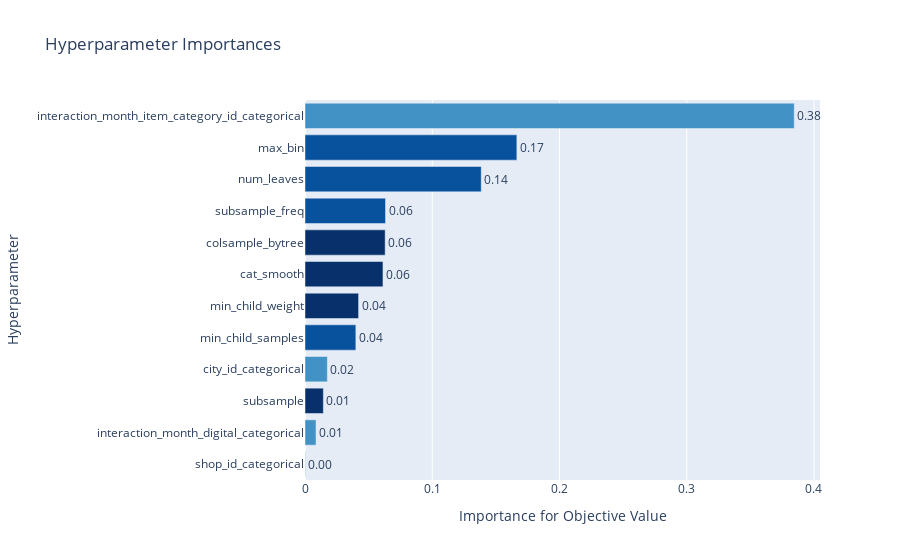

The cell this chart's notebook holds for it:
### Code cell
from optuna import importance
import optuna.visualization as oviz

# importance.get_param_importances(study, evaluator=importance.FanovaImportanceEvaluator())
# importance.get_param_importances(study, evaluator=importance.MeanDecreaseImpurityImportanceEvaluator())
# oviz.plot_param_importances(study, evaluator=importance.MeanDecreaseImpurityImportanceEvaluator())
oviz.plot_param_importances(study, evaluator=importance.FanovaImportanceEvaluator())

### Figure 1 — Plotly figure (JSON) as saved in the notebook; plotly's stock layout.template omitted (floating-point values rounded to 4 significant figures)
{"data": [{"cliponaxis": false, "hovertemplate": ["shop_id_categorical (CategoricalDistribution): 0.00029700728768446627<extra></extra>", "interaction_month_digital_categorical (CategoricalDistribution): 0.00863559417296235<extra></extra>", "subsample (UniformDistribution): 0.014422500447564005<extra></extra>", "city_id_categorical (CategoricalDistribution): 0.017564599300862273<extra></extra>", "min_child_samples (IntUniformDistribution): 0.039963221215607296<extra></extra>", "min_child_weight (LogUniformDistribution): 0.042102997026213916<extra></extra>", "cat_smooth (LogUniformDistribution): 0.06128570434099484<extra></extra>", "colsample_bytree (UniformDistribution): 0.06298845885355953<extra></extra>", "subsample_freq (IntUniformDistribution): 0.06326125738073085<extra></extra>", "num_leaves (IntLogUniformDistribution): 0.13849157217813005<extra></extra>", "max_bin (IntLogUniformDistribution): 0.1664968587522276<extra></extra>", "interaction_month_item_category_id_categorical (CategoricalDistribution): 0.38449022904346297<extra></extra>"], "marker": {"color": ["rgb(66,146,198)", "rgb(66,146,198)", "rgb(8,48,107)", "rgb(66,146,198)", "rgb(8,81,156)", "rgb(8,48,107)", "rgb(8,48,107)", "rgb(8,48,107)", "rgb(8,81,156)", "rgb(8,81,156)", "rgb(8,81,156)", "rgb(66,146,198)"]}, "orientation": "h", "text": ["0.00029700728768446627", "0.00863559417296235", "0.014422500447564005", "0.017564599300862273", "0.039963221215607296", "0.042102997026213916", "0.06128570434099484", "0.06298845885355953", "0.06326125738073085", "0.13849157217813005", "0.1664968587522276", "0.38449022904346297"], "textposition": "outside", "texttemplate": "%{text:.2f}", "type": "bar", "x": [0.000297, 0.008636, 0.01442, 0.01756, 0.03996, 0.0421, 0.06129, 0.06299, 0.06326, 0.1385, 0.1665, 0.3845], "y": ["shop_id_categorical", "interaction_month_digital_categorical", "subsample", "city_id_categorical", "min_child_samples", "min_child_weight", "cat_smooth", "colsample_bytree", "subsample_freq", "num_leaves", "max_bin", "interaction_month_item_category_id_categorical"]}], "layout": {"autosize": true, "showlegend": false, "title": {"text": "Hyperparameter Importances"}, "xaxis": {"autorange": true, "range": [0, 0.4047], "title": {"text": "Importance for Objective Value"}, "type": "linear"}, "yaxis": {"autorange": true, "range": [-0.5, 11.5], "title": {"text": "Hyperparameter"}, "type": "category"}}}
